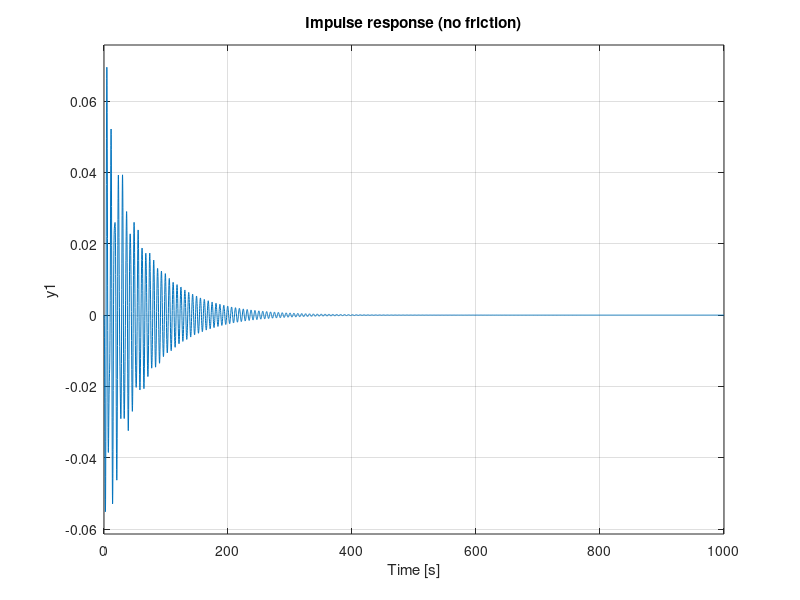

Reproduce this figure in MATLAB. (Note: this script raises an error after producing the figure.)
% Parameters
m1 = 10; m2 = 10; m3 = 10;
k1 = 10; k2 = 10;
c1 = 0.3; c2 = 0.3;

% friction
x1 = 0; x2 = 0; x3 = 0;

% State-space matrices
A = [ 0      0        0        1        0        0;
      0      0        0        0        1        0;
      0      0        0        0        0        1;
      -k1/m1 k1/m1    0   -(c1+x1)/m1  c1/m1     0;
      k1/m2  -(k1+k2)/m2   k2/m2   c1/m2    -(c1+c2+x2)/m2  c2/m2;
      0      k2/m3        -k2/m3    0   c2/m3 -(c2+x3)/m3 ];

B = [0; 0; 0; 0; 0; 1/m3];

C = [1 -1 0 0 0 0];

sys_nf = ss(A,B,C,0);

figure;
impulse(sys_nf, 1000);
title('Impulse response (no friction)');
grid on;

Kvec = 0:0.0001:35;   % tanti valori di K
figure; 
rlocus(sys_nf,Kvec); 
grid on; 
title('Root Locus sistema con attrito');

poles = rlocus(sys_nf,Kvec);

% Trova il primo K per cui un polo entra nel semipiano destro
stable = true(size(Kvec));

for i = 1:length(Kvec)
    if any(real(poles(:,i)) >= 0)
        stable(i) = false;
    end
end

% Il massimo K stabile è l'ultimo K prima dell'instabilità
Kmax = Kvec(find(stable,1,'last'))
